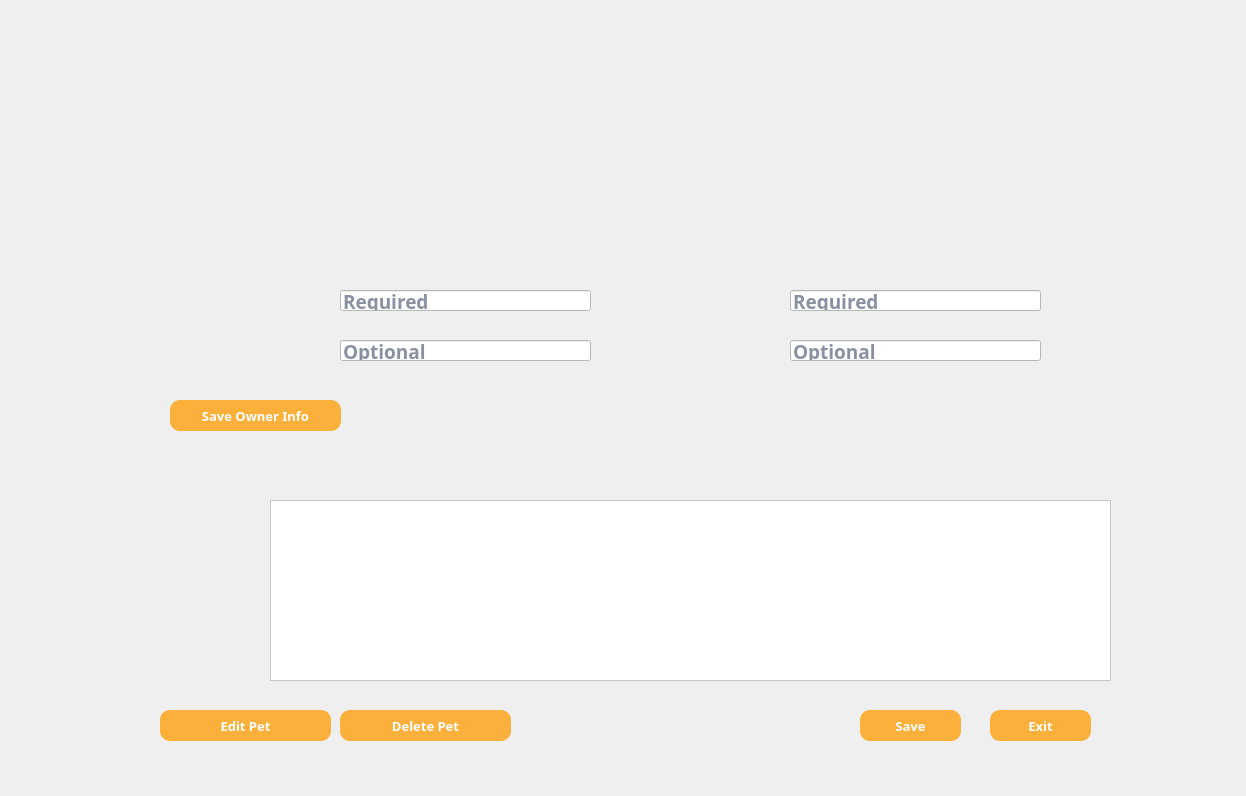
<?xml version="1.0" encoding="UTF-8"?>
<ui version="4.0">
 <class>Dialog</class>
 <widget class="QDialog" name="Dialog">
  <property name="geometry">
   <rect>
    <x>0</x>
    <y>0</y>
    <width>1246</width>
    <height>796</height>
   </rect>
  </property>
  <property name="windowTitle">
   <string>Dialog</string>
  </property>
  <widget class="QLabel" name="label">
   <property name="geometry">
    <rect>
     <x>0</x>
     <y>0</y>
     <width>1246</width>
     <height>796</height>
    </rect>
   </property>
   <property name="cursor">
    <cursorShape>ArrowCursor</cursorShape>
   </property>
   <property name="acceptDrops">
    <bool>true</bool>
   </property>
   <property name="autoFillBackground">
    <bool>false</bool>
   </property>
   <property name="text">
    <string/>
   </property>
   <property name="pixmap">
    <pixmap>images/editinfo1.png</pixmap>
   </property>
   <property name="scaledContents">
    <bool>true</bool>
   </property>
   <property name="wordWrap">
    <bool>false</bool>
   </property>
  </widget>
  <widget class="QWidget" name="widget" native="true">
   <property name="geometry">
    <rect>
     <x>0</x>
     <y>0</y>
     <width>120</width>
     <height>80</height>
    </rect>
   </property>
  </widget>
  <widget class="QLineEdit" name="editfirst">
   <property name="geometry">
    <rect>
     <x>340</x>
     <y>290</y>
     <width>251</width>
     <height>21</height>
    </rect>
   </property>
   <property name="font">
    <font>
     <family>Berlin Sans FB Demi</family>
     <pointsize>14</pointsize>
     <bold>true</bold>
    </font>
   </property>
   <property name="autoFillBackground">
    <bool>false</bool>
   </property>
   <property name="styleSheet">
    <string notr="true">
color: rgb(20, 33, 68);
background-color: rgb(255, 255, 255);</string>
   </property>
   <property name="placeholderText">
    <string>Required</string>
   </property>
  </widget>
  <widget class="QLineEdit" name="editlast">
   <property name="geometry">
    <rect>
     <x>790</x>
     <y>290</y>
     <width>251</width>
     <height>21</height>
    </rect>
   </property>
   <property name="font">
    <font>
     <family>Berlin Sans FB Demi</family>
     <pointsize>14</pointsize>
     <bold>true</bold>
    </font>
   </property>
   <property name="styleSheet">
    <string notr="true">color: rgb(20, 33, 68);
background-color: rgb(255, 255, 255);</string>
   </property>
   <property name="text">
    <string/>
   </property>
   <property name="placeholderText">
    <string>Required </string>
   </property>
  </widget>
  <widget class="QLineEdit" name="editnum">
   <property name="geometry">
    <rect>
     <x>790</x>
     <y>340</y>
     <width>251</width>
     <height>21</height>
    </rect>
   </property>
   <property name="font">
    <font>
     <family>Berlin Sans FB Demi</family>
     <pointsize>14</pointsize>
     <bold>true</bold>
    </font>
   </property>
   <property name="styleSheet">
    <string notr="true">color: rgb(20, 33, 68);
background-color: rgb(255, 255, 255);</string>
   </property>
   <property name="placeholderText">
    <string>Optional</string>
   </property>
  </widget>
  <widget class="QLineEdit" name="editemail">
   <property name="geometry">
    <rect>
     <x>340</x>
     <y>340</y>
     <width>251</width>
     <height>21</height>
    </rect>
   </property>
   <property name="font">
    <font>
     <family>Berlin Sans FB Demi</family>
     <pointsize>14</pointsize>
     <bold>true</bold>
    </font>
   </property>
   <property name="tabletTracking">
    <bool>true</bool>
   </property>
   <property name="styleSheet">
    <string notr="true">color: rgb(20, 33, 68);
background-color: rgb(255, 255, 255);</string>
   </property>
   <property name="placeholderText">
    <string>Optional</string>
   </property>
  </widget>
  <widget class="QPushButton" name="oweditsavebutt">
   <property name="geometry">
    <rect>
     <x>170</x>
     <y>400</y>
     <width>171</width>
     <height>31</height>
    </rect>
   </property>
   <property name="font">
    <font>
     <family>Arial Black</family>
     <pointsize>10</pointsize>
     <italic>false</italic>
     <bold>true</bold>
    </font>
   </property>
   <property name="cursor">
    <cursorShape>PointingHandCursor</cursorShape>
   </property>
   <property name="styleSheet">
    <string notr="true">QWidget#oweditsavebutt{
background-color: rgb(251, 176, 59);
font: 900 10pt &quot;Arial Black&quot;; color : rgb(255, 255, 255);
border-radius: 10px;}

QWidget#oweditsavebutt:hover {
    
    background-color: rgb(238, 223, 146); 
    border: 2px solid #388E3C; 
    padding: 8px 20px; 
    font-size: 12px; 
}</string>
   </property>
   <property name="text">
    <string>Save Owner Info</string>
   </property>
  </widget>
  <widget class="QLabel" name="owerrormes">
   <property name="geometry">
    <rect>
     <x>360</x>
     <y>410</y>
     <width>721</width>
     <height>20</height>
    </rect>
   </property>
   <property name="font">
    <font>
     <family>Berlin Sans FB Demi</family>
     <pointsize>10</pointsize>
     <italic>false</italic>
     <bold>true</bold>
    </font>
   </property>
   <property name="layoutDirection">
    <enum>Qt::LeftToRight</enum>
   </property>
   <property name="styleSheet">
    <string notr="true">font: 700 10pt &quot;Berlin Sans FB Demi&quot;; 
color: rgb(251, 176, 59);</string>
   </property>
   <property name="text">
    <string/>
   </property>
  </widget>
  <widget class="QTableWidget" name="petlist">
   <property name="geometry">
    <rect>
     <x>270</x>
     <y>500</y>
     <width>841</width>
     <height>181</height>
    </rect>
   </property>
   <property name="font">
    <font>
     <family>Berlin Sans FB Demi</family>
     <pointsize>8</pointsize>
     <bold>true</bold>
    </font>
   </property>
   <property name="styleSheet">
    <string notr="true">color: rgb(20, 33, 68);
background-color: rgb(255, 255, 255);</string>
   </property>
  </widget>
  <widget class="QPushButton" name="editpetbutt">
   <property name="geometry">
    <rect>
     <x>160</x>
     <y>710</y>
     <width>171</width>
     <height>31</height>
    </rect>
   </property>
   <property name="font">
    <font>
     <family>Arial Black</family>
     <pointsize>10</pointsize>
     <italic>false</italic>
     <bold>true</bold>
    </font>
   </property>
   <property name="cursor">
    <cursorShape>PointingHandCursor</cursorShape>
   </property>
   <property name="styleSheet">
    <string notr="true">QWidget#editpetbutt{
background-color: rgb(251, 176, 59);
font: 900 10pt &quot;Arial Black&quot;; color : rgb(255, 255, 255);
border-radius: 10px;}

QWidget#editpetbutt:hover {
    
    background-color: rgb(238, 223, 146); 
    border: 2px solid #388E3C; 
    padding: 8px 20px; 
    font-size: 12px; 
}</string>
   </property>
   <property name="text">
    <string>Edit Pet</string>
   </property>
  </widget>
  <widget class="QPushButton" name="delpetbutt">
   <property name="geometry">
    <rect>
     <x>340</x>
     <y>710</y>
     <width>171</width>
     <height>31</height>
    </rect>
   </property>
   <property name="font">
    <font>
     <family>Arial Black</family>
     <pointsize>10</pointsize>
     <italic>false</italic>
     <bold>true</bold>
    </font>
   </property>
   <property name="cursor">
    <cursorShape>PointingHandCursor</cursorShape>
   </property>
   <property name="styleSheet">
    <string notr="true">QWidget#delpetbutt{
background-color: rgb(251, 176, 59);
font: 900 10pt &quot;Arial Black&quot;; color : rgb(255, 255, 255);
border-radius: 10px;}

QWidget#delpetbutt:hover {
    
    background-color: rgb(238, 223, 146); 
    border: 2px solid #388E3C; 
    padding: 8px 20px; 
    font-size: 12px; 
}</string>
   </property>
   <property name="text">
    <string>Delete Pet</string>
   </property>
  </widget>
  <widget class="QPushButton" name="editexitbutt">
   <property name="geometry">
    <rect>
     <x>990</x>
     <y>710</y>
     <width>101</width>
     <height>31</height>
    </rect>
   </property>
   <property name="font">
    <font>
     <family>Arial Black</family>
     <pointsize>10</pointsize>
     <italic>false</italic>
     <bold>true</bold>
    </font>
   </property>
   <property name="cursor">
    <cursorShape>PointingHandCursor</cursorShape>
   </property>
   <property name="styleSheet">
    <string notr="true">QWidget#editexitbutt{
background-color: rgb(251, 176, 59);
font: 900 10pt &quot;Arial Black&quot;; color : rgb(255, 255, 255);
border-radius: 10px;}

QWidget#editexitbutt:hover {
    
    background-color: rgb(238, 223, 146); 
    border: 2px solid #388E3C; 
    padding: 8px 20px; 
    font-size: 12px; 
}</string>
   </property>
   <property name="text">
    <string>Exit</string>
   </property>
  </widget>
  <widget class="QLabel" name="editerrormess">
   <property name="geometry">
    <rect>
     <x>810</x>
     <y>690</y>
     <width>341</width>
     <height>20</height>
    </rect>
   </property>
   <property name="font">
    <font>
     <family>Berlin Sans FB Demi</family>
     <pointsize>10</pointsize>
     <italic>false</italic>
     <bold>true</bold>
    </font>
   </property>
   <property name="layoutDirection">
    <enum>Qt::LeftToRight</enum>
   </property>
   <property name="styleSheet">
    <string notr="true">font: 700 10pt &quot;Berlin Sans FB Demi&quot;; 
color: rgb(251, 176, 59);</string>
   </property>
   <property name="text">
    <string/>
   </property>
   <property name="alignment">
    <set>Qt::AlignCenter</set>
   </property>
  </widget>
  <widget class="QPushButton" name="saveinfobutt">
   <property name="geometry">
    <rect>
     <x>860</x>
     <y>710</y>
     <width>101</width>
     <height>31</height>
    </rect>
   </property>
   <property name="font">
    <font>
     <family>Arial Black</family>
     <pointsize>10</pointsize>
     <italic>false</italic>
     <bold>true</bold>
    </font>
   </property>
   <property name="cursor">
    <cursorShape>PointingHandCursor</cursorShape>
   </property>
   <property name="styleSheet">
    <string notr="true">QWidget#saveinfobutt{
background-color: rgb(251, 176, 59);
font: 900 10pt &quot;Arial Black&quot;; color : rgb(255, 255, 255);
border-radius: 10px;}

QWidget#saveinfobutt:hover {
    
    background-color: rgb(238, 223, 146); 
    border: 2px solid #388E3C; 
    padding: 8px 20px; 
    font-size: 12px; 
}</string>
   </property>
   <property name="text">
    <string>Save</string>
   </property>
  </widget>
 </widget>
 <resources/>
 <connections/>
</ui>
